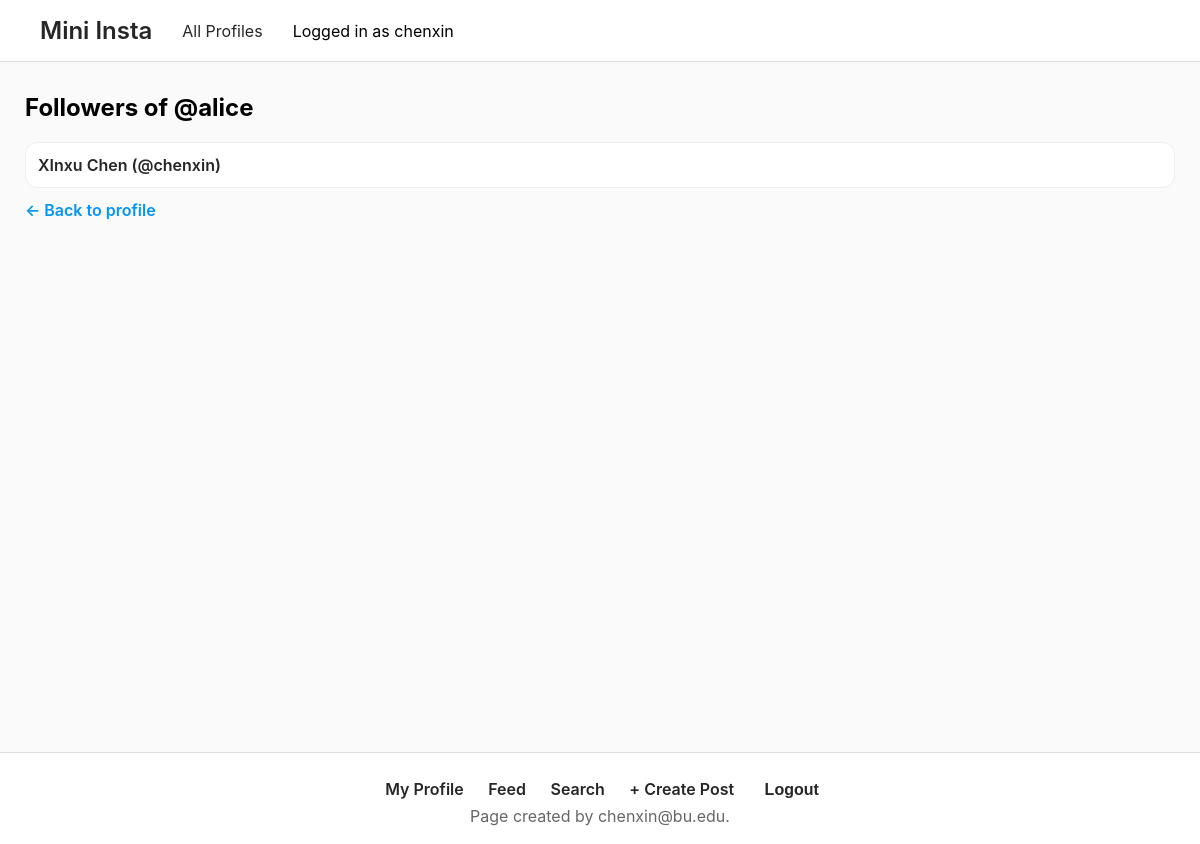
The app's page /mini_insta/profile/2/followers (signed in) with its own data.
### mini_insta/models.py (models this page shows, shortened)
class Profile(models.Model):
    user = models.ForeignKey(User, on_delete=models.CASCADE, default=1)
    username = models.CharField(max_length=50, unique=True)
    display_name = models.CharField(max_length=100)
    profile_image_url = models.URLField()
    bio_text = models.TextField(blank=True)
    join_date = models.DateField()
    def get_followers(self):
        follows = Follow.objects.filter(profile=self).order_by("-timestamp")
        return [f.follower_profile for f in follows]

### mini_insta/views.py (the view)
# urls.py: path("profile/<int:pk>/followers", views.ShowFollowersDetailView.as_view(), name="show_followers"),
class ShowFollowersDetailView(DetailView):
    model = Profile
    template_name = "mini_insta/show_followers.html"
    context_object_name = "profile"

### templates/mini_insta/show_followers.html
{% extends "mini_insta/base.html" %}
{% block content %}
<h2 style="margin-top: 6px;">Followers of @{{ profile.username }}</h2>
<div style="margin-top: 14px;">
  {% for p in profile.get_followers %}
    <div style="background:white; border:1px solid #eee; border-radius:12px; padding:12px; margin-bottom:12px;">
      <a href="{% url 'mini_insta:show_profile' p.pk %}" style="text-decoration:none; color:#262626; font-weight:600;">
        {{ p.display_name }} (@{{ p.username }})
      </a>
    </div>
  {% empty %}
    <p>No followers yet.</p>
  {% endfor %}
</div>
<a href="{% url 'mini_insta:show_profile' profile.pk %}"
   style="text-decoration:none; color:#0095f6; font-weight:600;">
  ← Back to profile
</a>
{% endblock %}

### templates/mini_insta/base.html (shortened to what this page needs)
<!DOCTYPE html>
<html>
<head>
</head>
<body>
    <div class="navbar">
        <a href="{% url 'mini_insta:show_all_profiles' %}">Mini Insta</a>
        <a href="{% url 'mini_insta:show_all_profiles' %}">All Profiles</a>
        {% if user.is_authenticated %}
            <span>Logged in as {{ user.username }}</span>
        {% endif %}
    </div>
    <div class="container">
        {% block content %}
        {% endblock %}
    </div>
    <div class="footer">
        <div class="bottom-nav">
            {% if user.is_authenticated %}
                <a href="{% url 'mini_insta:profile' %}">My Profile</a>
                <a href="{% url 'mini_insta:show_feed' %}">Feed</a>
                <a href="{% url 'mini_insta:search' %}">Search</a>
                <a href="{% url 'mini_insta:create_post' %}">+ Create Post</a>
                <form method="POST" action="{% url 'mini_insta:logout' %}" class="logout-form">
                    <button type="submit">Logout</button>
                </form>
            {% else %}
                <a href="{% url 'mini_insta:show_all_profiles' %}">All Profiles</a>
                <a href="{% url 'mini_insta:login' %}">Login</a>
                <a href="{% url 'mini_insta:create_profile' %}">Create Profile</a>
            {% endif %}
        </div>
        <div style="margin-top: 6px;">
            Page created by chenxin@bu.edu.
        </div>
    </div>
</body>
</html>

### templates/mini_insta/base.html (style rules this page uses)
body { margin: 0; font-family: -apple-system, BlinkMacSystemFont, "Segoe UI", Roboto, Helvetica, Arial, sans-serif; background-color: #fafafa; }
.navbar { background-color: white; border-bottom: 1px solid #dbdbdb; padding: 16px 40px; display: flex; align-items: center; gap: 30px; }
.navbar a:first-child { font-size: 24px; font-weight: 600; }
.navbar a { text-decoration: none; color: #262626; font-size: 16px; }
.container { padding: 25px; min-height: 80vh; }
.footer { text-align: center; padding: 18px; color: #666; border-top: 1px solid #ddd; background: white; }
.bottom-nav { margin-top: 8px; }
.bottom-nav a { display: inline-block; margin: 0 10px; text-decoration: none; color: #262626; font-weight: 600; }
.logout-form { display: inline-block; margin-left: 10px; }
.logout-form button { border: none; background: none; color: #262626; font-weight: 600; cursor: pointer; font-size: 16px; }

### records on screen
Profile: username "alice"
Profile: display_name "XInxu Chen", username "chenxin"

### other values on screen
{{ user.username }} "chenxin"
